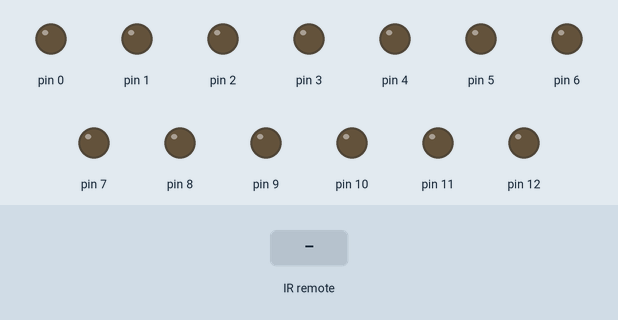
Bench run of a sketch on a simulated Arduino Uno, built with avr-gcc and run on an emulated ATmega328P. Parts: output pins drawn as LEDs (lit = HIGH). The test bench sets the inputs (shaded band).

Above: at 1.2 s.
1.3 s: infrared code 0xFF629D received
At 2.5 s:
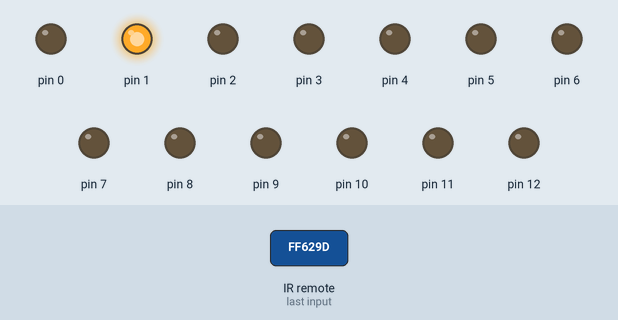
2.8 s: infrared code 0xFF6887 received
At 3.8 s:
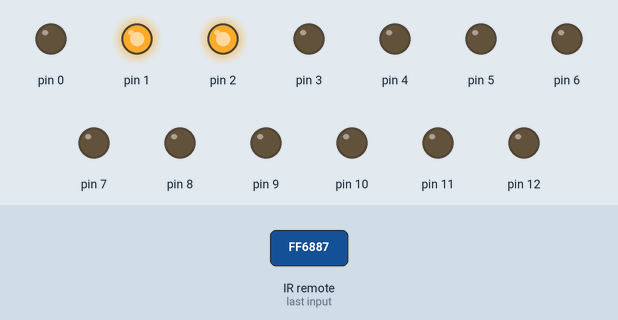
4.3 s: infrared code 0xFF30CF received
At 5.0 s:
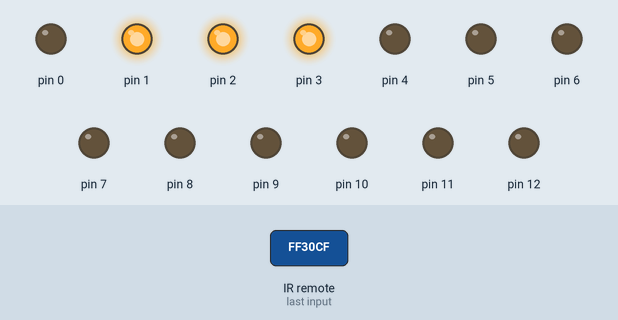
5.8 s: infrared code 0xFF18E7 received
At 6.1 s:
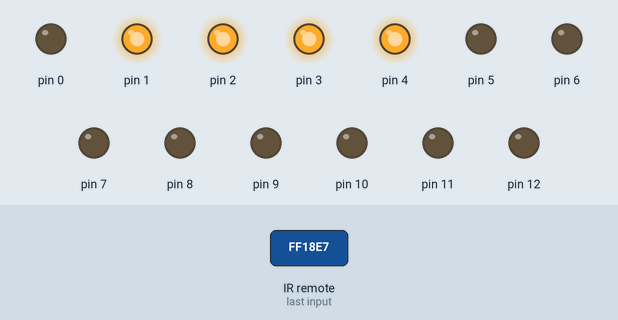
7.3 s: infrared code 0xFF7A85 received
At 8.4 s:
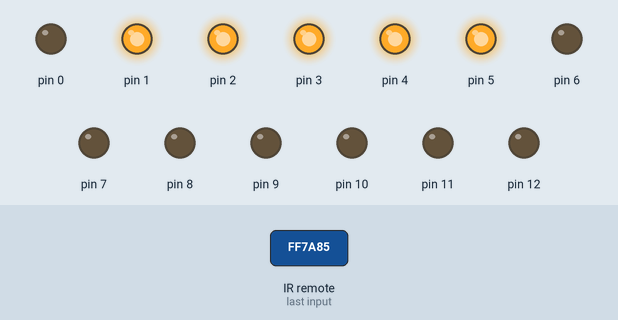
8.8 s: infrared code 0xFF10EF received
At 9.6 s:
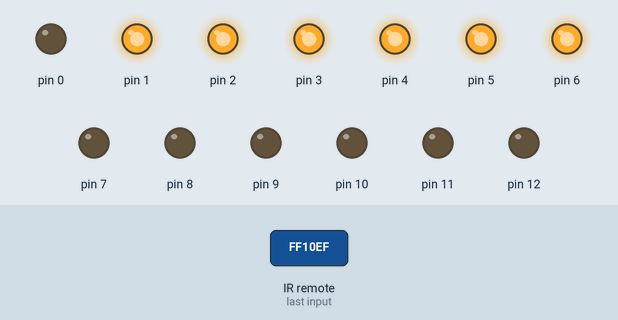
Timing chart, 0 to 11.3 s (numbered marks = the images above; inputs shaded):
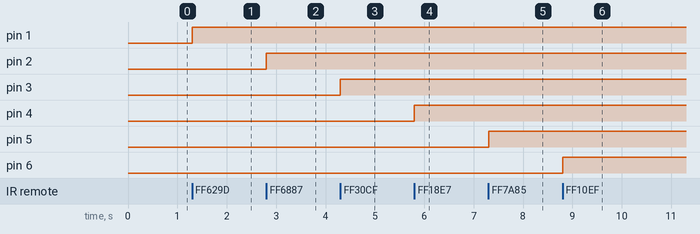

The sketch:

IR_REMOTE_LED.ino
```cpp
#include <IRremote.h>

int RECV_PIN = 13;
IRrecv irrecv(RECV_PIN);
decode_results results;

#define BUTTON_CH- 0xFFA25D
#define BUTTON_CH 0xFF629D
#define BUTTON_0 0xFF6887
#define BUTTON_1 0xFF30CF
#define BUTTON_2 0xFF18E7
#define BUTTON_3 0xFF7A85
#define BUTTON_4 0xFF10EF
#define BUTTON_5 0xFF38C7
#define BUTTON_6 0xFF5AA5
#define BUTTON_7 0xFF42BD
#define BUTTON_8 0xFF4AB5
#define BUTTON_9 0xFF52AD
#define BUTTON_10 0xFF22DD
#define BUTTON_11 0xFF02FD
#define BUTTON_12 0xFFC23D
#define BUTTON_13 0xFFE01F
#define BUTTON_14 0xFFA857

void setup()
{
  for(int i=0;i<=12;i++){
    pinMode(i,OUTPUT);
  }

  irrecv.enableIRIn();
}
void loop() {

  if (irrecv.decode(&results))
  {
    if (results.value == BUTTON_12 ){
      digitalWrite(0, HIGH);
    }
    if (results.value == BUTTON_CH)
    {
      digitalWrite(1, HIGH);

    }
     if (results.value == BUTTON_0)
    {
      digitalWrite(2, HIGH);

    }
    if (results.value == BUTTON_1)
    {
      digitalWrite(3, HIGH);
    }
    if (results.value == BUTTON_2)
    {
      digitalWrite(4, HIGH);
    }
    if (results.value == BUTTON_3)
    {
      digitalWrite(5, HIGH);
    }
    if (results.value == BUTTON_4)
    {
      digitalWrite(6, HIGH);
    }
    if (results.value == BUTTON_5)
    {
      digitalWrite(7, HIGH);
    }
    if (results.value == BUTTON_6)
    {
      digitalWrite(8, HIGH);
    }
    if (results.value == BUTTON_7)
    {
      digitalWrite(9, HIGH);
    }
    if (results.value == BUTTON_8)
    {
      digitalWrite(10, HIGH);
    }
    if (results.value == BUTTON_9)
    {
      digitalWrite(11, HIGH);
    }
    if (results.value == BUTTON_10)
    {
      digitalWrite(12, HIGH);
    }
    if (results.value == BUTTON_14)
    {
       for(int i=0;i<=12;i++){


      digitalWrite(i, HIGH);
      }
    }
    if (results.value == BUTTON_13)
    {
      for(int i=0;i<=12;i++){


      digitalWrite(i, LOW);
      }
    }

    irrecv.resume();
  }
}
```

Measured:
- after the input at 1.3 s, pin 1: LOW → HIGH at once
- after the input at 2.8 s, pin 2: LOW → HIGH at once
- after the input at 4.3 s, pin 3: LOW → HIGH at once
- after the input at 5.8 s, pin 4: LOW → HIGH at once
- after the input at 7.3 s, pin 5: LOW → HIGH at once
- after the input at 8.8 s, pin 6: LOW → HIGH at once
